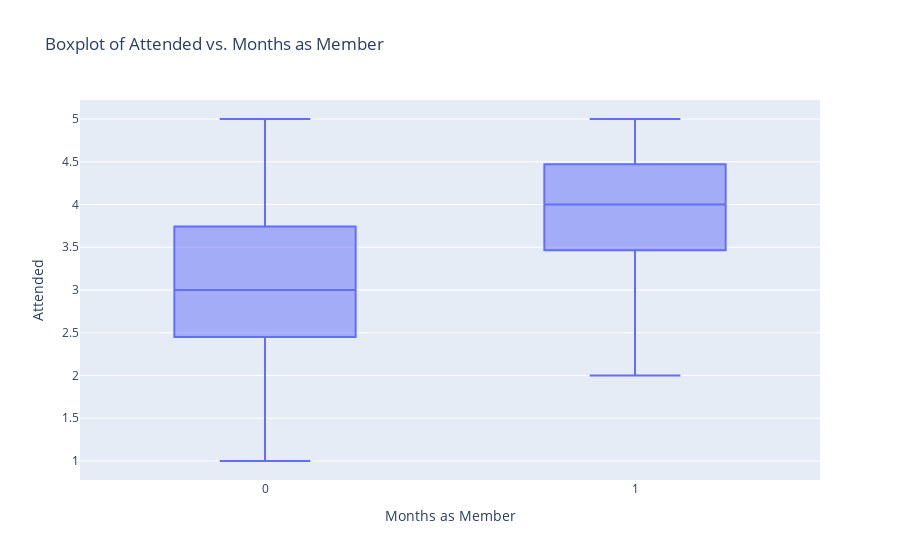

Here is the notebook cell this chart was saved with:
### Markdown cell above
We notice the existence of the outliers in the dataset, in order to display the relationship between the variables correctly, we need remove the outliers, and we will do some statstical operations

### Code cell
import plotly.express as px
import statistics

#Create the boxplot using Plotly Express
fig = px.box(data, y='months_as_member', x='attended', title='Boxplot of Attended vs. Months as Member')
fig.update_xaxes(title_text='Months as Member')
fig.update_yaxes(title_text='Attended')

fig.show()

### Figure 1 — Plotly figure (JSON) as saved in the notebook; plotly's stock layout.template omitted (floating-point values rounded to 4 significant figures; data arrays with more than 128 entries replaced by an {"elided": "..."} marker saying what was removed)
{"data": [{"alignmentgroup": "True", "hovertemplate": "attended=%{x}<br>months_as_member=%{y}<extra></extra>", "legendgroup": "", "marker": {"color": "#636efa"}, "name": "", "notched": false, "offsetgroup": "", "orientation": "v", "showlegend": false, "type": "box", "x": {"elided": "1287 int values"}, "x0": " ", "xaxis": "x", "y": {"elided": "1287 float values"}, "y0": " ", "yaxis": "y"}], "layout": {"boxmode": "group", "legend": {"tracegroupgap": 0}, "title": {"text": "Boxplot of Attended vs. Months as Member"}, "xaxis": {"anchor": "y", "domain": [0, 1], "title": {"text": "Months as Member"}}, "yaxis": {"anchor": "x", "domain": [0, 1], "title": {"text": "Attended"}}}}
